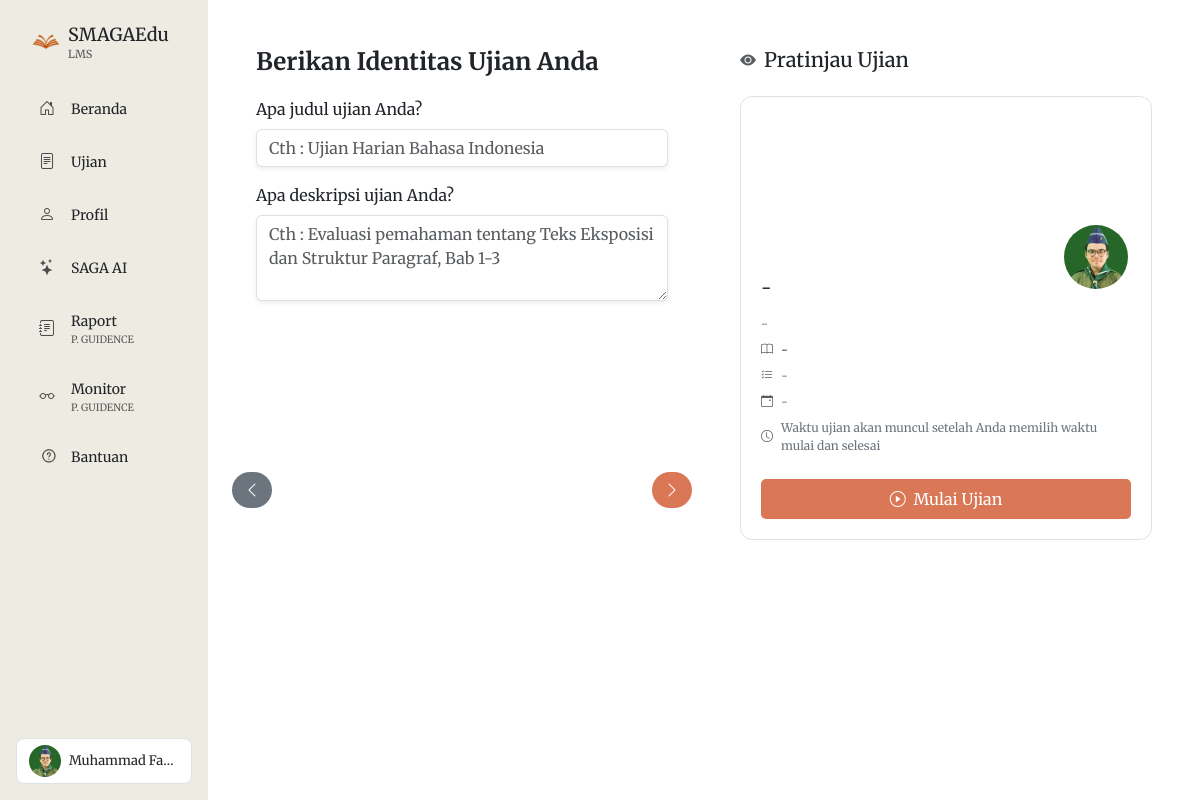
/buat_ujian.php (signed in), run on the app's committed database.
### tables this page shows
CREATE TABLE `guru` (
  `id` int(11) NOT NULL,
  `username` varchar(100) NOT NULL,
  `password` varchar(100) NOT NULL,
  `namaLengkap` varchar(100) NOT NULL,
  `namaSebutan` varchar(1000) NOT NULL,
  `jabatan` varchar(1000) NOT NULL,
  `foto_profil` varchar(255) DEFAULT NULL,
  `foto_latarbelakang` varchar(255) DEFAULT NULL,
  `universitas` varchar(100) DEFAULT NULL,
  `sertifikasi1` text DEFAULT NULL,
  `sertifikasi2` text DEFAULT NULL,
  `sertifikasi3` text DEFAULT NULL,
  `publikasi1` text DEFAULT NULL,
  `publikasi2` text DEFAULT NULL,
  `publikasi3` text DEFAULT NULL,
  `proyek1` text DEFAULT NULL,
  `proyek2` text DEFAULT NULL,
  `proyek3` text DEFAULT NULL,
  `pendidikan_s1` varchar(255) DEFAULT NULL,
  `pendidikan_s2` varchar(255) DEFAULT NULL,
  `pendidikan_lainnya` varchar(255) DEFAULT NULL
);

### includes/mobile_nav.php (called while the page is built, shortened)
<?php
$is_guru = $_SESSION['level'] == 'guru';
?>

### buat_ujian.php (the view, shortened to what this page needs)
<?php
require "koneksi.php";
$userid = $_SESSION['userid'];
$query = "SELECT * FROM guru WHERE username = '$userid'";
$result = mysqli_query($koneksi, $query);
$guru = mysqli_fetch_assoc($result);
?>
<!DOCTYPE html>
<html lang="en">
<head>
    <link href="https://cdn.jsdelivr.net/npm/bootstrap@5.3.3/dist/css/bootstrap.min.css" rel="stylesheet">
    <link rel="stylesheet" href="https://cdn.jsdelivr.net/npm/bootstrap-icons@1.11.3/font/bootstrap-icons.min.css">
</head>
<body>
    <div class="container-fluid">
        <div class="row">
            <?php include 'includes/sidebar.php'; ?>
            <?php include 'includes/mobile_nav.php'; ?>
        </div>
    </div>
    <div class="col p-4 col-utama">
        <div class="row">
            <div class="col-md-6">
                <form action="proses_buat_ujian.php" method="POST">
                    <div class="card-container">
                        <div class="question-card" data-step="1">
                            <div class="card border-0 p-4 mb-3">
                                <div class="d-flex align-items-center gap-3 mb-3">
                                    <div>
                                        <h5 class="card-title mb-1 fw-bold" style="font-size: 1.5rem;">Berikan Identitas Ujian Anda</h5>
                                    </div>
                                </div>
                                <div class="mb-3">
                                    <label class="form-label">Apa judul ujian Anda?</label>
                                    <input type="text" class="form-control shadow-sm" name="judul"
                                        onchange="updatePreview(this)" data-preview="judul-preview" placeholder="Cth : Ujian Harian Bahasa Indonesia" required>
                                </div>
                                <div class="mb-3">
                                    <label class="form-label">Apa deskripsi ujian Anda?</label>
                                    <textarea class="form-control shadow-sm" name="deskripsi" rows="3"
                                        onchange="updatePreview(this)" data-preview="deskripsi-preview" placeholder="Cth : Evaluasi pemahaman tentang Teks Eksposisi dan Struktur Paragraf, Bab 1-3"></textarea>
                                </div>
                            </div>
                        </div>
                        <div class="navigation-buttons d-flex justify-content-between">
                            <button type="button" class="btn btn-secondary rounded-5" onclick="previousStep()">
                                <i class="bi bi-chevron-left"></i>
                            </button>
                            <button type="button" class="btn color-web rounded-5 text-white" onclick="nextStep()">
                            </button>
                        </div>
                    </div>
                </form>
            </div>
            <div class="col-md-6 d-none d-md-block">
                <div class="card border-0 p-4">
                    <div class="d-flex align-items-center gap-2 mb-4">
                        <i class="bi bi-eye-fill text-muted"></i>
                        <h5 class="mb-0">Pratinjau Ujian</h5>
                    </div>
                    <div class="class-card border">
                        <div class="class-banner">
                            <img src="<?php echo ($is_guru || $is_admin) ?
                                            (!empty($guru['foto_profil']) ? 'uploads/profil/' . $guru['foto_profil'] : 'assets/pp.png') : (!empty($siswa['photo_url']) ? $siswa['photo_url'] : 'assets/pp.png'); ?>"
                                 class="profile-circle">
                        </div>
                        <div class="class-content">
                            <h4 class="class-title mb-3" id="judul-preview">-</h4>
                            <div class="class-meta" style="font-size: 12px;">
                                <div class="row g-2">
                                    <div class="col-12">
                                        <div class="d-flex>
                                            <i class="bi bi-file-text me-2 text-muted"></i>
                                            <span class="text-secondary" id="deskripsi-preview">-</span>
                                        </div>
                                    </div>
                                    <div class="col-12">
                                        <div class="d-flex align-items-center">
                                            <i class="bi bi-book me-2 text-muted"></i>
                                            <span class="text-dark" id="kelas-preview">-</span>
                                        </div>
                                    </div>
                                    <div class="col-12">
                                        <div class="d-flex">
                                            <i class="bi bi-list-check me-2 text-muted"></i>
                                            <span class="text-secondary" id="materi-preview">-</span>
                                        </div>
                                    </div>
                                    <div class="col-12">
                                        <div class="d-flex align-items-center">
                                            <i class="bi bi-calendar-event me-2 text-muted"></i>
                                            <span class="text-secondary" id="waktu-preview">-</span>
                                        </div>
                                    </div>
                                    <div class="col-12">
                                        <div class="d-flex align-items-center">
                                            <i class="bi bi-clock me-2 text-muted"></i>
                                            <span class="text-secondary" id="duration-info">
                                                Waktu ujian akan muncul setelah Anda memilih waktu mulai dan selesai
                                            </span>
                                        </div>
                                    </div>
                                </div>
                            </div>
                            <div class="mt-4">
                                <button class="btn px-3 py-2 w-100" style="background: rgb(218, 119, 86); border: none; color: white;">
                                    <i class="bi bi-play-circle me-1"></i> Mulai Ujian
                                </button>
                            </div>
                        </div>
                    </div>
                </div>
            </div>
        </div>
    </div>
</body>
</html>

### includes/sidebar.php (shortened to what this page needs)
<?php
$is_guru = $_SESSION['level'] == 'guru';
$is_admin = $_SESSION['level'] == 'admin';
?>
<div class="col-auto vh-100 p-3 p-md-4 menu-samping d-none d-md-block" style="background-color:rgb(238, 236, 226)">
    <div class="ps-2 mb-4">
        <a href="<?php echo $is_admin ? 'beranda_admin.php' : ($is_guru ? 'beranda_guru.php' : 'beranda.php'); ?>" class="text-decoration-none text-dark d-flex align-items-center gap-2">
            <img src="assets/smagaedu.png" alt="" width="28" class="logo_orange">
            <div>
                <h1 class="m-0" style="font-size: 18px;">SMAGAEdu</h1>
                <p class="m-0 text-muted" style="font-size: 11px;"><?php echo $is_admin ? 'ADMINISTRATOR' : 'LMS'; ?></p>
            </div>
        </a>
    </div>
    <div class="d-flex flex-column gap-1">
        <?php
        if ($is_admin) {
            $menu_items = [
                ['url' => 'beranda_admin.php', 'icon' => 'bi-house-door', 'text' => 'Beranda'],
                ['url' => 'ujian_admin.php', 'icon' => 'bi-file-text', 'text' => 'Ujian'],
                ['url' => 'guru_admin.php', 'icon' => 'bi-person-badge', 'text' => 'Guru'],
                ['url' => 'siswa_admin.php', 'icon' => 'bi-people', 'text' => 'Siswa'],
                ['url' => 'pg_admin.php', 'icon' => 'bi-journal-text', 'text' => 'Monitor', 'subtitle' => 'P. GUIDENCE'],
                ['url' => 'bantuan.php', 'icon' => 'bantuan_outfill.png', 'text' => 'Bantuan', 'is_image' => true]
            ];
        } elseif ($is_guru) {
            $menu_items = [
                ['url' => 'beranda_guru.php', 'icon' => 'bi-house-door', 'text' => 'Beranda'],
                ['url' => 'ujian_guru.php', 'icon' => 'bi-file-text', 'text' => 'Ujian'],
                ['url' => 'profil_guru.php', 'icon' => 'bi-person', 'text' => 'Profil'],
                ['url' => 'ai_guru.php', 'icon' => 'bi-stars', 'text' => 'SAGA AI'],
                ['url' => 'raport_pg.php', 'icon' => 'bi-journal-text', 'text' => 'Raport', 'subtitle' => 'P. GUIDENCE'],
                ['url' => 'monitor_pg.php', 'icon' => 'bi-eyeglasses', 'text' => 'Monitor', 'subtitle' => 'P. GUIDENCE'],
                ['url' => 'bantuan.php', 'icon' => 'bantuan_outfill.png', 'text' => 'Bantuan', 'is_image' => true]
            ];
        }
        $current_page = basename($_SERVER['PHP_SELF']);
        foreach($menu_items as $item) {
            $is_active = ($current_page === $item['url']) ? 'active' : '';
            ?>
            <a href="<?= $item['url'] ?>" class="text-decoration-none text-dark">
                <div class="menu-item <?= $is_active ?> d-flex align-items-center">
                    <?php if(isset($item['is_image']) && $item['is_image']): ?>
                        <img src="assets/<?= $item['icon'] ?>" alt="" class="menu-icon">
                    <?php else: ?>
                        <i class="bi <?= $item['icon'] ?> menu-icon"></i>
                    <?php endif; ?>
                    <div>
                        <span class="menu-text m-0 p-0"><?= $item['text'] ?></span>
                        <?php if(isset($item['subtitle'])): ?>
                            <p class="text-muted m-0 p-0" style="font-size: 10px;"><?= $item['subtitle'] ?></p>
                        <?php endif; ?>
                    </div>
                </div>
            </a>
        <?php } ?>
    </div>
    <div class="mt-auto position-absolute bottom-0 start-0 p-3 w-100">
        <div class="dropdown">
            <button class="btn d-flex align-items-center gap-2 w-100 rounded-3 border bg-white" type="button" data-bs-toggle="dropdown">
                <img src="<?php echo ($is_guru || $is_admin) ?
                    (!empty($guru['foto_profil']) ? 'uploads/profil/'.$guru['foto_profil'] : 'assets/pp.png') :
                    (!empty($siswa['photo_url']) ? $siswa['photo_url'] : 'assets/pp.png'); ?>"
                    width="32" class="rounded-circle">
                <span class="text-truncate" style="font-size: 13px;">
                    <?php
                    if ($is_admin) {
                        echo $guru['namaLengkap'] . ' <span class="badge bg-danger ms-1">Admin</span>';
                    } else {
                        echo $is_guru ? $guru['namaLengkap'] : $siswa['nama'];
                    }
                    ?>
                </span>
            </button>
        </div>
    </div>
</div>

### buat_ujian.php (style rules this page uses)
body { font-family: merriweather; }
.color-web { background-color: rgb(218, 119, 86); }
.btn { transition: background-color 0.3s ease; border: 0; border-radius: 5px; }
.menu-samping { position: fixed; width: 13rem; z-index: 1000; }
.col-utama { margin-left: 13rem; animation: fadeInUp 0.5s; opacity: 1; }
.class-card { border-radius: 12px; overflow: hidden; background: white; opacity: 0; transform: translateY(20px); animation: fadeInUp 0.5s ease forwards; will-change: transform; }
.class-banner { height: 160px; background-size: cover; background-position: center; position: relative; background-image: url('assets/bg.jpg'); }
.profile-circle { width: 70px; height: 70px; border-radius: 50%; border: 3px solid #fff; position: absolute; bottom: -35px; right: 20px; object-fit: cover; background: #fff; }
.class-content { padding: 20px; }
.class-title { font-size: 18px; font-weight: 600; }
.card-container { position: relative; min-height: 500px; display: flex; flex-direction: column; }
.question-card { flex: 1; }
.navigation-buttons { position: sticky; bottom: 0; background-color: white; padding: 1rem 0; margin-top: auto; z-index: 100; }

### includes/styles.php (style rules this page uses)
.menu-samping { position: fixed; width: 13rem; z-index: 1000; }
.menu-item { padding: 10px 15px; border-radius: 10px; transition: all 0.3s ease; margin-bottom: 5px; }
.menu-text { font-size: 14px; margin: 0; }
.menu-icon { width: 20px; margin-right: 12px; opacity: 0.8; }

### data on the page
guru: foto_profil (picture), namaLengkap "Muhammad Fa…"

### other printed values
$item['text'] "Beranda"
$item['text'] "Ujian"
$item['text'] "Profil"
$item['text'] "SAGA AI"
$item['text'] "Raport"
$item['subtitle'] "P. GUIDENCE"
$item['text'] "Monitor"
$item['text'] "Bantuan"
